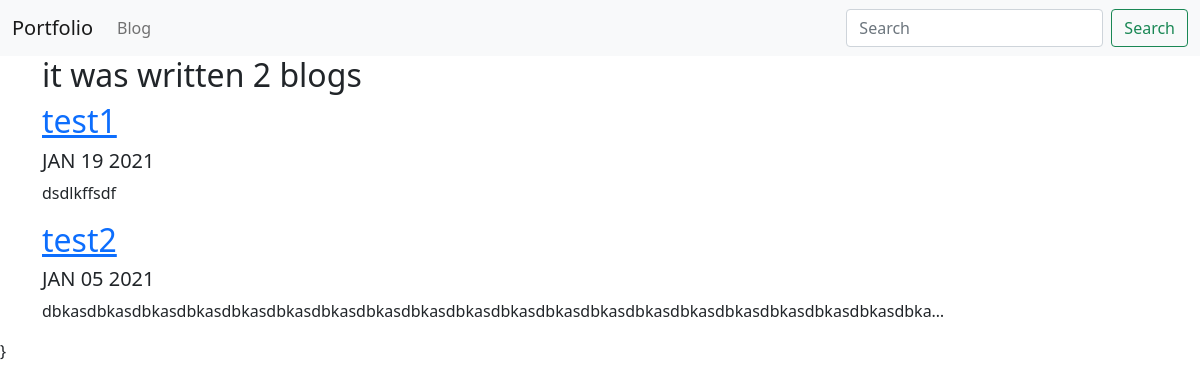
The page /blog/ on the database as committed earlier.
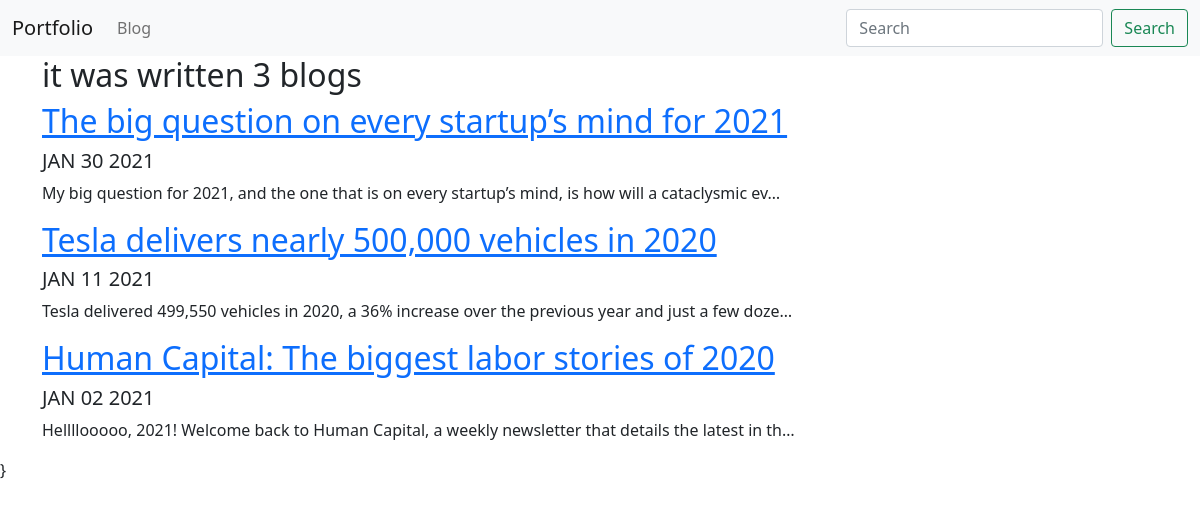
The same page on the database as committed later.
### blog/models.py (models this page shows, shortened)
class Blog (models.Model):
	title = models.CharField(max_length=100)
	description = models.TextField()
	date = models.DateField()

### blog/views.py (the view)
# urls.py: path('',views.all_blogs , name='all_blogs'),
def all_blogs(request):
	blogs = Blog.objects.order_by('-date')
	return render(request, 'blog/all_blogs.html',{'blogs':blogs})

### blog/templates/blog/all_blogs.html
{% extends 'portfolio/base.html' %}
{% block content %}
<h2>it was written {{ blogs.count }} blog{{ blogs.count|pluralize}}</h2>
{% for blog in blogs %}
<a href="{% url 'blog:detail' blog.id%}"><h2> {{blog.title}}</h2></a>
<h5>{{blog.date|date:'M d Y'|upper}}</h5>
<p>{{blog.description|striptags|truncatechars:100}}</p>
{% endfor %}
{% endblock %}

### portfolio/templates/portfolio/base.html (shortened to what this page needs)
<!doctype html>
<html lang="en">
  <head>
    <link href="https://cdn.jsdelivr.net/npm/bootstrap@5.0.0-beta1/dist/css/bootstrap.min.css" rel="stylesheet">
{% load static %}
  </head>
  <body>
  	<nav class="navbar navbar-expand-lg navbar-light bg-light">
  <div class="container-fluid">
    <a class="navbar-brand" href="{% url 'home' %}">Portfolio</a>
    <div class="collapse navbar-collapse" id="navbarSupportedContent">
      <ul class="navbar-nav me-auto mb-2 mb-lg-0">
        <li class="nav-item">
          <a class="nav-link" href="{% url 'blog:all_blogs' %}">Blog</a>
        </li>
      </ul>
      <form class="d-flex">
        <input class="form-control me-2" type="search" placeholder="Search" aria-label="Search">
        <button class="btn btn-outline-success" type="submit">Search</button>
      </form>
    </div>
  </div>
</nav>
<div class="container text=center">
{% block content %} {% endblock %}
</div>
}
  </body>
</html>

Rows that differ between the two databases and show on the page:
removed Blog: title "test1", date "JAN 19 2021", description "dsdlkffsdf"
removed Blog: title "test2", date "JAN 05 2021", description "dbkasdbkasdbkasdbkasdbkasdbkasdbkasdbkasdbkasdbkasdbkasdbkasdbkasdbkasdbkasdbkasdbkasdbkasdbkasdbka…"
added Blog: title "The big question on every startup’s mind for 2021", date "JAN 30 2021", description "My big question for 2021, and the one that is on every startup’s mind, is how will a cataclysmic ev…"
added Blog: title "Tesla delivers nearly 500,000 vehicles in 2020", date "JAN 11 2021", description "Tesla delivered 499,550 vehicles in 2020, a 36% increase over the previous year and just a few doze…"
added Blog: title "Human Capital: The biggest labor stories of 2020", date "JAN 02 2021", description "Hellllooooo, 2021! Welcome back to Human Capital, a weekly newsletter that details the latest in th…"
Other text that changed with them:
{{ blogs.count }}: "2" → "3"
